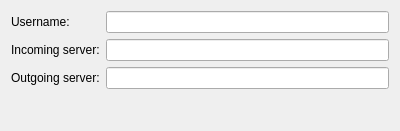
<?xml version="1.0" encoding="UTF-8"?>
<ui version="4.0">
 <class>pop3Wizard</class>
 <widget class="QWidget" name="pop3Wizard">
  <property name="geometry">
   <rect>
    <x>0</x>
    <y>0</y>
    <width>400</width>
    <height>131</height>
   </rect>
  </property>
  <layout class="QVBoxLayout" name="verticalLayout_3">
   <item>
    <layout class="QHBoxLayout" name="horizontalLayout">
     <item>
      <layout class="QVBoxLayout" name="verticalLayout_2">
       <item>
        <widget class="QLabel" name="label">
         <property name="text">
          <string>Username:</string>
         </property>
        </widget>
       </item>
       <item>
        <widget class="QLabel" name="label_2">
         <property name="text">
          <string>Incoming server:</string>
         </property>
         <property name="buddy">
          <cstring>incommingAddress</cstring>
         </property>
        </widget>
       </item>
       <item>
        <widget class="QLabel" name="label_4">
         <property name="text">
          <string>Outgoing server:</string>
         </property>
         <property name="buddy">
          <cstring>outgoingAddress</cstring>
         </property>
        </widget>
       </item>
      </layout>
     </item>
     <item>
      <layout class="QVBoxLayout" name="verticalLayout">
       <item>
        <widget class="QLineEdit" name="userName"/>
       </item>
       <item>
        <widget class="QLineEdit" name="incommingAddress"/>
       </item>
       <item>
        <widget class="QLineEdit" name="outgoingAddress">
         <property name="text">
          <string/>
         </property>
        </widget>
       </item>
      </layout>
     </item>
    </layout>
   </item>
   <item>
    <spacer name="verticalSpacer_2">
     <property name="orientation">
      <enum>Qt::Vertical</enum>
     </property>
     <property name="sizeHint" stdset="0">
      <size>
       <width>20</width>
       <height>138</height>
      </size>
     </property>
    </spacer>
   </item>
  </layout>
 </widget>
 <customwidgets>
  <customwidget>
   <class>KLineEdit</class>
   <extends>QLineEdit</extends>
   <header>klineedit.h</header>
  </customwidget>
 </customwidgets>
 <resources/>
 <connections/>
</ui>
